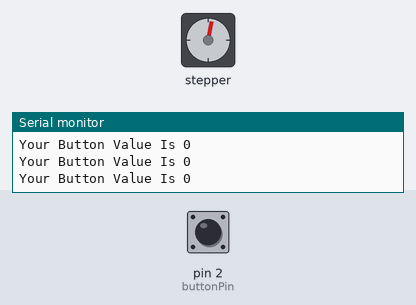
A sketch run on a simulated Arduino Uno, built with avr-gcc and run on an emulated ATmega328P. Parts: stepper motor, the last lines printed to the serial monitor. Inputs (shaded band) come from the test bench; at power-on: pin 2 (buttonPin) LOW. Stepper angles assume 200 steps per turn.

Above: at 1.2 s.
1.3 s: pin 2 (buttonPin) pulled HIGH for 0.2 s
At 2.89 s:
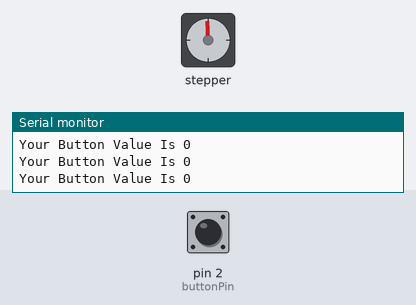
4.5 s: pin 2 (buttonPin) pulled HIGH for 1 s
At 4.71 s:
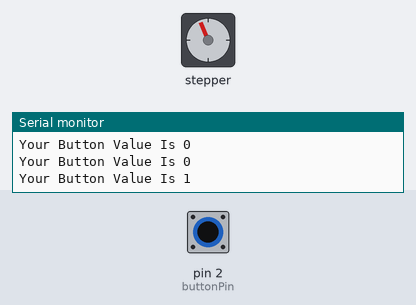
8.5 s: pin 2 (buttonPin) pulled HIGH for 0.2 s
11.7 s: pin 2 (buttonPin) pulled HIGH for 3.2 s
At 15.3 s:
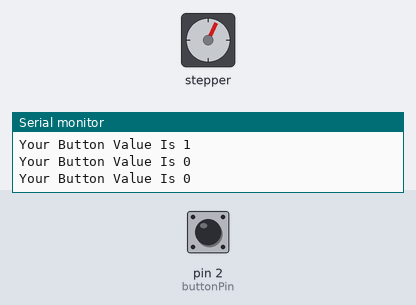
Timing chart, 0 to 31.1 s (numbered marks = the images above; inputs shaded):
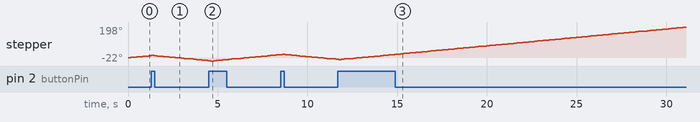

The sketch:

steppermotor2.ino
```cpp
#include <Stepper.h>
int stepsPerRevolution = 200;
Stepper myStepper(stepsPerRevolution, 8,9,10,11);
int motSpeed = 20;  //rpm
int s_delay = 150;

int oldbuttonVal = 0;
int buttonPin = 2;
int newbuttonVal;
int motDir = 1;

void setup() {
 Serial.begin(9600);
 myStepper.setSpeed(motSpeed);
 pinMode(buttonPin, INPUT);
}

void loop() {

  newbuttonVal = digitalRead(buttonPin);
  Serial.print("Your Button Value Is ");
  Serial.println(newbuttonVal);
  delay(s_delay);


if(oldbuttonVal == 0 &&newbuttonVal == 1){
  motDir = motDir*(-1);
}
myStepper.step (motDir*1);

oldbuttonVal = newbuttonVal;
}
```
